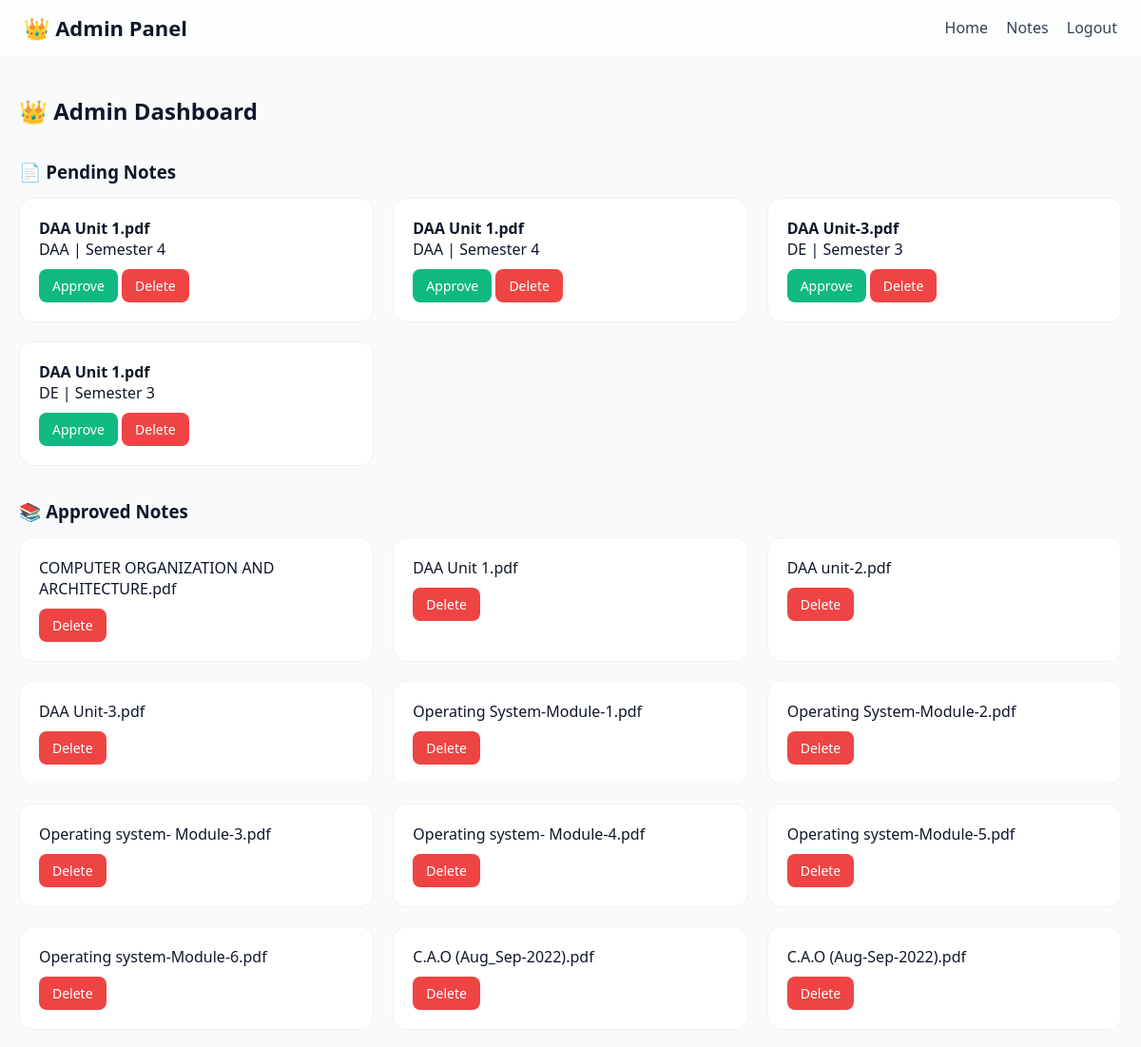
Page /admin (signed in, upper part) on the earlier database version.
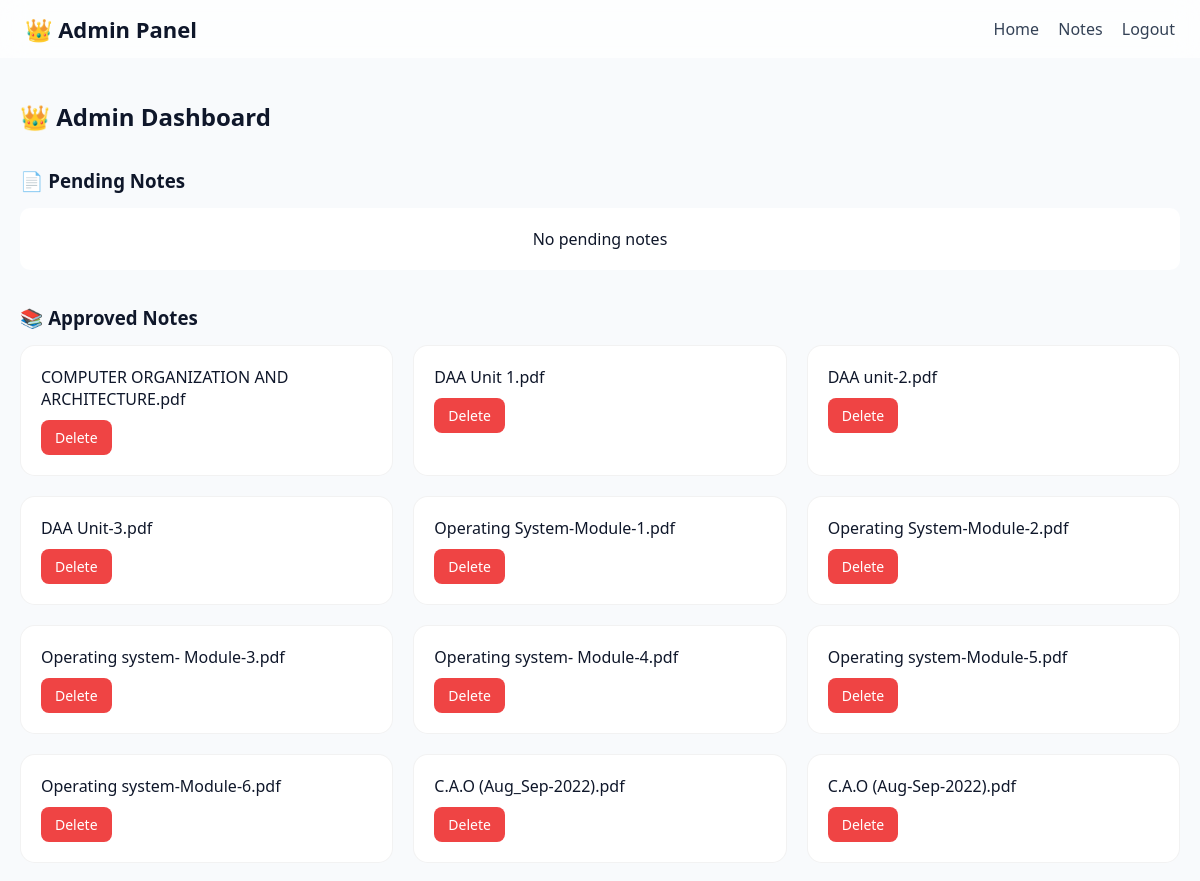
Same page on the later database version.
### tables this page shows
CREATE TABLE notes(
        id INTEGER PRIMARY KEY AUTOINCREMENT,
        title TEXT NOT NULL,
        filename TEXT NOT NULL,
        subject TEXT NOT NULL,
        semester INTEGER NOT NULL,
        uploaded_by TEXT NOT NULL,
        status TEXT NOT NULL DEFAULT 'pending',
        downloads INTEGER DEFAULT 0,
        created_at TIMESTAMP DEFAULT CURRENT_TIMESTAMP
    );

### app.py (the view)
@app.route("/admin")
def admin():
    if not login_required():
        return login_required_redirect()
    if not admin_required():
        return "⛔ Access Denied"
    conn = get_db_connection()
    cur = conn.cursor()
    cur.execute("SELECT * FROM notes WHERE status='pending'")
    pending_notes = cur.fetchall()
    cur.execute("SELECT * FROM notes WHERE status='approved'")
    approved_notes = cur.fetchall()
    cur.execute("SELECT * FROM users")
    users = cur.fetchall()
    conn.close()
    return render_template(
        "admin.html",
        pending_notes=pending_notes,
        approved_notes=approved_notes,
        users=users
    )

### app.py (called while the page is built)
def get_db_connection():
    conn = sqlite3.connect(Config.DATABASE)
    conn.row_factory = sqlite3.Row
    return conn

def login_required():
    return "user" in session

def admin_required():
    return session.get("role") == "admin"

### templates/admin.html (shortened to what this page needs)
<!DOCTYPE html>
<html lang="en">
<head>
<link rel="stylesheet" href="https://cdnjs.cloudflare.com/ajax/libs/font-awesome/6.5.0/css/all.min.css">
</head>
<body>
<div class="navbar">
  <div class="logo">👑 Admin Panel</div>
  <div class="nav-links">
    <a href="/dashboard">Home</a>
    <a href="/btech">Notes</a>
    <a href="/logout">Logout</a>
  </div>
</div>
<div class="main">
  <div class="container">
    <h2>👑 Admin Dashboard</h2>
    <div class="section">
      <h3>📄 Pending Notes</h3>
      {% if pending_notes %}
      <div class="grid">
        {% for n in pending_notes %}
        <div class="note-card">
          <p><b>{{n['title']}}</b></p>
          <p>{{n['subject']}} | Semester {{n['semester']}}</p>
          <a href="/approve/{{n['id']}}" class="btn approve">Approve</a>
          <a href="/delete/{{n['id']}}" class="btn delete">Delete</a>
        </div>
        {% endfor %}
      </div>
      {% else %}
        <div class="empty">No pending notes</div>
      {% endif %}
    </div>
    <div class="section">
      <h3>📚 Approved Notes</h3>
      {% if approved_notes %}
      <div class="grid">
        {% for n in approved_notes %}
        <div class="note-card">
          <p>{{n['title']}}</p>
          <a href="/delete/{{n['id']}}" class="btn delete">Delete</a>
        </div>
        {% endfor %}
      </div>
      {% else %}
        <div class="empty">No approved notes</div>
      {% endif %}
    </div>
  </div>
</div>
</body>
</html>

### templates/admin.html (style rules this page uses)
* { margin:0;padding:0;box-sizing:border-box;font-family:'Segoe UI',sans-serif; }
body { background:#f8fafc; color:#0f172a; display:flex; flex-direction:column; min-height:100vh; }
.main { flex:1; }
.navbar { position:fixed; top:0;width:100%; background:rgba(255,255,255,0.7); backdrop-filter:blur(12px); padding:14px 25px; display:flex; justify-content:space-between; align-items:center; }
.logo { font-size:22px; font-weight:600; }
.nav-links a { color:#334155; margin-left:15px; text-decoration:none; }
.container { padding:100px 20px 40px; max-width:1200px; margin:auto; }
h2 { margin-bottom:20px; }
.section { margin-top:35px; }
.section h3 { margin-bottom:15px; }
.grid { display:grid; grid-template-columns:repeat(3,1fr); gap:20px; }
.note-card { background:white; padding:20px; border-radius:15px; border:1px solid rgba(0,0,0,0.05); transition:0.3s; }
.btn { display:inline-block; margin-top:10px; padding:8px 14px; border-radius:8px; text-decoration:none; font-size:14px; color:white; }
.delete { background:#ef4444; }
.empty { padding:20px; background:white; border-radius:10px; text-align:center; }

Differences in the rows shown:
removed notes: title "DAA Unit 1.pdf", subject "DAA", semester "4", shown under "📄 Pending Notes"
removed notes: title "DAA Unit 1.pdf", subject "DAA", semester "4", shown under "📄 Pending Notes"
removed notes: title "DAA Unit-3.pdf", subject "DE", semester "3", shown under "📄 Pending Notes"
removed notes: title "DAA Unit 1.pdf", subject "DE", semester "3", shown under "📄 Pending Notes"
Other differences:
text now shown: "No pending notes"
